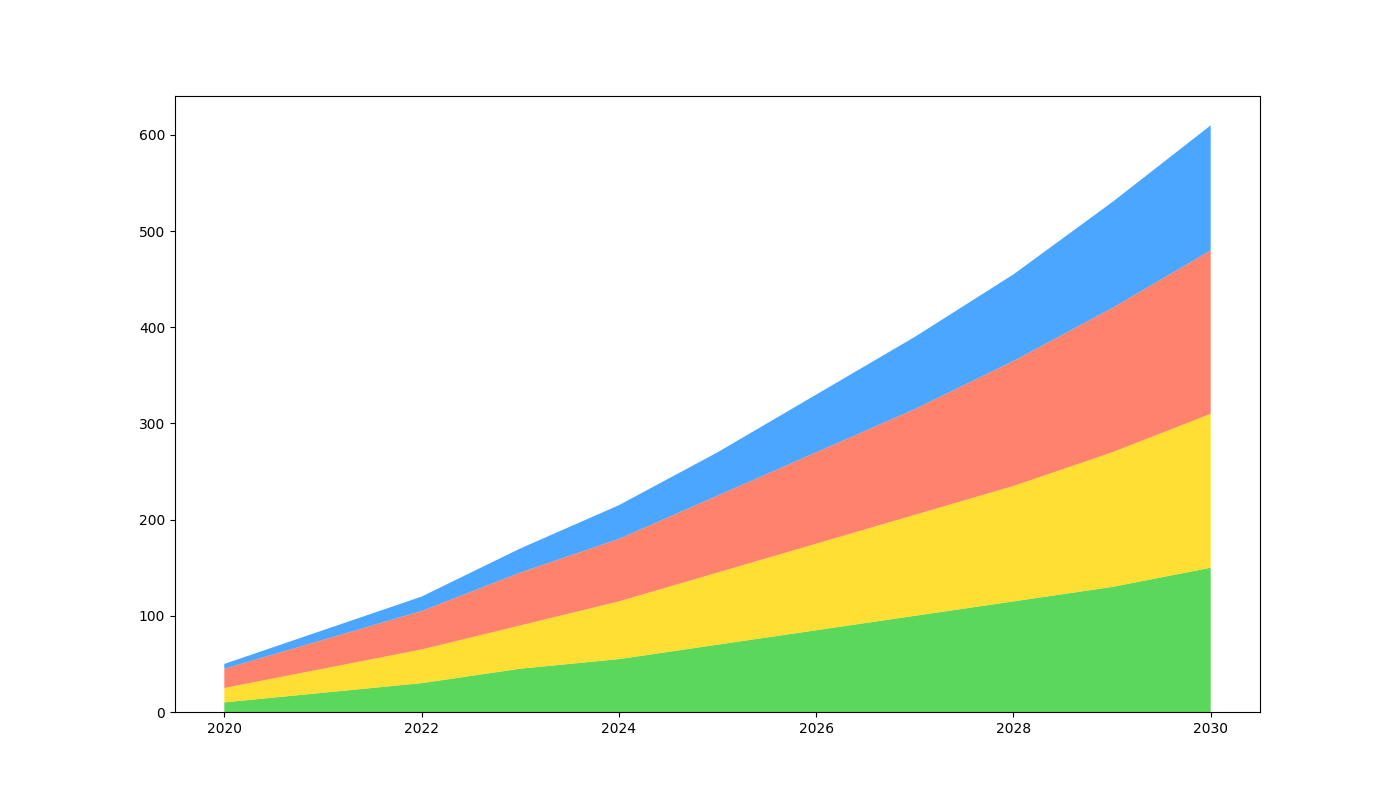

Source code (Python):
import matplotlib.pyplot as plt
import numpy as np

years = np.arange(2020, 2031)

solar_energy = [10, 20, 30, 45, 55, 70, 85, 100, 115, 130, 150]
wind_energy = [15, 25, 35, 45, 60, 75, 90, 105, 120, 140, 160]
hydro_energy = [20, 30, 40, 55, 65, 80, 95, 110, 130, 150, 170]
geothermal_energy = [5, 10, 15, 25, 35, 45, 60, 75, 90, 110, 130]

# Shuffled colors list
colors = ['#32CD32', '#FFD700', '#FF6347', '#1E90FF']

fig, ax = plt.subplots(figsize=(14, 8))

# Apply the shuffled colors
ax.stackplot(years, solar_energy, wind_energy, hydro_energy, geothermal_energy, 
             colors=colors, alpha=0.8)

plt.show()
